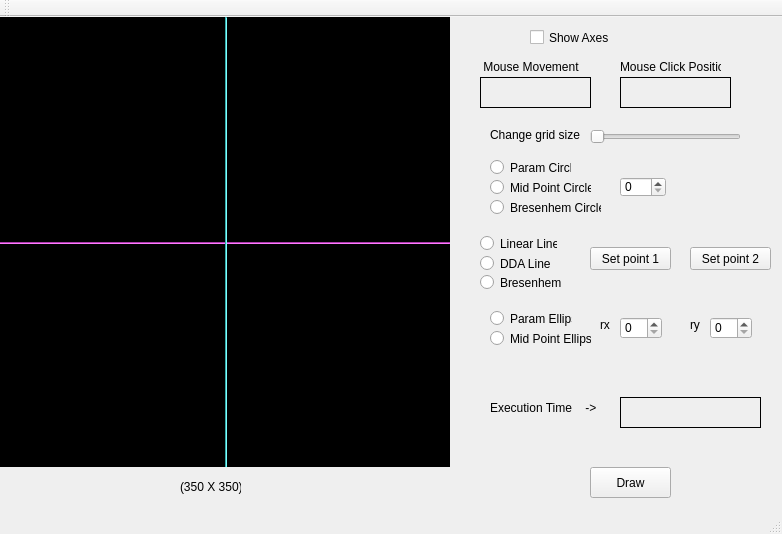
<?xml version="1.0" encoding="UTF-8"?>
<ui version="4.0">
 <class>MainWindow</class>
 <widget class="QMainWindow" name="MainWindow">
  <property name="geometry">
   <rect>
    <x>0</x>
    <y>0</y>
    <width>782</width>
    <height>534</height>
   </rect>
  </property>
  <property name="windowTitle">
   <string>MainWindow</string>
  </property>
  <widget class="QWidget" name="centralWidget">
   <widget class="my_label" name="frame">
    <property name="geometry">
     <rect>
      <x>0</x>
      <y>0</y>
      <width>450</width>
      <height>450</height>
     </rect>
    </property>
    <property name="mouseTracking">
     <bool>true</bool>
    </property>
    <property name="styleSheet">
     <string notr="true">background-color: rgb(0, 0, 0);</string>
    </property>
    <property name="frameShape">
     <enum>QFrame::Box</enum>
    </property>
    <property name="text">
     <string/>
    </property>
   </widget>
   <widget class="QLabel" name="mouse_movement">
    <property name="geometry">
     <rect>
      <x>480</x>
      <y>60</y>
      <width>111</width>
      <height>31</height>
     </rect>
    </property>
    <property name="frameShape">
     <enum>QFrame::Panel</enum>
    </property>
    <property name="text">
     <string/>
    </property>
   </widget>
   <widget class="QLabel" name="label_3">
    <property name="geometry">
     <rect>
      <x>470</x>
      <y>40</y>
      <width>111</width>
      <height>20</height>
     </rect>
    </property>
    <property name="text">
     <string>    Mouse Movement</string>
    </property>
   </widget>
   <widget class="QLabel" name="mouse_pressed">
    <property name="geometry">
     <rect>
      <x>620</x>
      <y>60</y>
      <width>111</width>
      <height>31</height>
     </rect>
    </property>
    <property name="frameShape">
     <enum>QFrame::Panel</enum>
    </property>
    <property name="text">
     <string/>
    </property>
   </widget>
   <widget class="QLabel" name="label_5">
    <property name="geometry">
     <rect>
      <x>620</x>
      <y>40</y>
      <width>101</width>
      <height>20</height>
     </rect>
    </property>
    <property name="text">
     <string>Mouse Click Position</string>
    </property>
   </widget>
   <widget class="QLabel" name="label_6">
    <property name="geometry">
     <rect>
      <x>180</x>
      <y>460</y>
      <width>61</width>
      <height>20</height>
     </rect>
    </property>
    <property name="text">
     <string>(350 X 350)</string>
    </property>
   </widget>
   <widget class="Line" name="x_axis">
    <property name="geometry">
     <rect>
      <x>0</x>
      <y>225</y>
      <width>450</width>
      <height>2</height>
     </rect>
    </property>
    <property name="styleSheet">
     <string notr="true">background-color: rgb(255, 85, 255);</string>
    </property>
    <property name="orientation">
     <enum>Qt::Horizontal</enum>
    </property>
   </widget>
   <widget class="Line" name="y_axis">
    <property name="geometry">
     <rect>
      <x>225</x>
      <y>0</y>
      <width>2</width>
      <height>450</height>
     </rect>
    </property>
    <property name="styleSheet">
     <string notr="true">
background-color: rgb(85, 255, 255);</string>
    </property>
    <property name="orientation">
     <enum>Qt::Vertical</enum>
    </property>
   </widget>
   <widget class="QCheckBox" name="show_axes">
    <property name="geometry">
     <rect>
      <x>530</x>
      <y>10</y>
      <width>91</width>
      <height>21</height>
     </rect>
    </property>
    <property name="text">
     <string>Show Axes</string>
    </property>
   </widget>
   <widget class="QPushButton" name="Draw">
    <property name="geometry">
     <rect>
      <x>590</x>
      <y>450</y>
      <width>81</width>
      <height>31</height>
     </rect>
    </property>
    <property name="text">
     <string>Draw</string>
    </property>
   </widget>
   <widget class="QSpinBox" name="circle_radius">
    <property name="geometry">
     <rect>
      <x>620</x>
      <y>160</y>
      <width>46</width>
      <height>20</height>
     </rect>
    </property>
   </widget>
   <widget class="QRadioButton" name="param_circle">
    <property name="geometry">
     <rect>
      <x>490</x>
      <y>140</y>
      <width>81</width>
      <height>21</height>
     </rect>
    </property>
    <property name="text">
     <string>Param Circle</string>
    </property>
   </widget>
   <widget class="QRadioButton" name="linear_line">
    <property name="geometry">
     <rect>
      <x>480</x>
      <y>216</y>
      <width>77</width>
      <height>21</height>
     </rect>
    </property>
    <property name="text">
     <string>Linear Line</string>
    </property>
   </widget>
   <widget class="QPushButton" name="set_point1">
    <property name="geometry">
     <rect>
      <x>590</x>
      <y>230</y>
      <width>81</width>
      <height>23</height>
     </rect>
    </property>
    <property name="text">
     <string>Set point 1</string>
    </property>
   </widget>
   <widget class="QPushButton" name="set_point2">
    <property name="geometry">
     <rect>
      <x>690</x>
      <y>230</y>
      <width>81</width>
      <height>23</height>
     </rect>
    </property>
    <property name="text">
     <string>Set point 2</string>
    </property>
   </widget>
   <widget class="QSlider" name="horizontalSlider">
    <property name="geometry">
     <rect>
      <x>590</x>
      <y>110</y>
      <width>151</width>
      <height>19</height>
     </rect>
    </property>
    <property name="orientation">
     <enum>Qt::Horizontal</enum>
    </property>
   </widget>
   <widget class="QLabel" name="label">
    <property name="geometry">
     <rect>
      <x>490</x>
      <y>110</y>
      <width>91</width>
      <height>16</height>
     </rect>
    </property>
    <property name="text">
     <string>Change grid size</string>
    </property>
   </widget>
   <widget class="QRadioButton" name="Param_Ellipse">
    <property name="geometry">
     <rect>
      <x>490</x>
      <y>286</y>
      <width>82</width>
      <height>31</height>
     </rect>
    </property>
    <property name="text">
     <string>Param Ellipse</string>
    </property>
   </widget>
   <widget class="QSpinBox" name="ellipse_rx">
    <property name="geometry">
     <rect>
      <x>620</x>
      <y>300</y>
      <width>42</width>
      <height>22</height>
     </rect>
    </property>
   </widget>
   <widget class="QSpinBox" name="ellipse_ry">
    <property name="geometry">
     <rect>
      <x>710</x>
      <y>300</y>
      <width>42</width>
      <height>22</height>
     </rect>
    </property>
   </widget>
   <widget class="QLabel" name="label_2">
    <property name="geometry">
     <rect>
      <x>600</x>
      <y>300</y>
      <width>16</width>
      <height>16</height>
     </rect>
    </property>
    <property name="text">
     <string>rx</string>
    </property>
   </widget>
   <widget class="QLabel" name="label_4">
    <property name="geometry">
     <rect>
      <x>690</x>
      <y>300</y>
      <width>16</width>
      <height>16</height>
     </rect>
    </property>
    <property name="text">
     <string>ry</string>
    </property>
   </widget>
   <widget class="QLabel" name="Execution_Time">
    <property name="geometry">
     <rect>
      <x>490</x>
      <y>380</y>
      <width>111</width>
      <height>21</height>
     </rect>
    </property>
    <property name="text">
     <string>Execution Time    -&gt;</string>
    </property>
   </widget>
   <widget class="QLabel" name="execution_time">
    <property name="geometry">
     <rect>
      <x>620</x>
      <y>380</y>
      <width>141</width>
      <height>31</height>
     </rect>
    </property>
    <property name="frameShape">
     <enum>QFrame::Box</enum>
    </property>
    <property name="text">
     <string/>
    </property>
   </widget>
   <widget class="QRadioButton" name="mid_point">
    <property name="geometry">
     <rect>
      <x>490</x>
      <y>306</y>
      <width>101</width>
      <height>31</height>
     </rect>
    </property>
    <property name="text">
     <string>Mid Point Ellipse</string>
    </property>
   </widget>
   <widget class="QRadioButton" name="DDALine">
    <property name="geometry">
     <rect>
      <x>480</x>
      <y>236</y>
      <width>82</width>
      <height>21</height>
     </rect>
    </property>
    <property name="text">
     <string>DDA Line</string>
    </property>
   </widget>
   <widget class="QRadioButton" name="bresenhem_line">
    <property name="geometry">
     <rect>
      <x>480</x>
      <y>250</y>
      <width>82</width>
      <height>31</height>
     </rect>
    </property>
    <property name="text">
     <string>Bresenhem</string>
    </property>
   </widget>
   <widget class="QRadioButton" name="mid_point_circle">
    <property name="geometry">
     <rect>
      <x>490</x>
      <y>160</y>
      <width>101</width>
      <height>21</height>
     </rect>
    </property>
    <property name="text">
     <string>Mid Point Circle</string>
    </property>
   </widget>
   <widget class="QRadioButton" name="bresenhem_circle">
    <property name="geometry">
     <rect>
      <x>490</x>
      <y>180</y>
      <width>111</width>
      <height>21</height>
     </rect>
    </property>
    <property name="text">
     <string>Bresenhem Circle</string>
    </property>
   </widget>
  </widget>
  <widget class="QMenuBar" name="menuBar">
   <property name="geometry">
    <rect>
     <x>0</x>
     <y>0</y>
     <width>782</width>
     <height>22</height>
    </rect>
   </property>
  </widget>
  <widget class="QToolBar" name="mainToolBar">
   <attribute name="toolBarArea">
    <enum>TopToolBarArea</enum>
   </attribute>
   <attribute name="toolBarBreak">
    <bool>false</bool>
   </attribute>
  </widget>
  <widget class="QStatusBar" name="statusBar"/>
 </widget>
 <layoutdefault spacing="6" margin="11"/>
 <customwidgets>
  <customwidget>
   <class>my_label</class>
   <extends>QLabel</extends>
   <header location="global">my_label.h</header>
  </customwidget>
 </customwidgets>
 <resources/>
 <connections/>
</ui>
